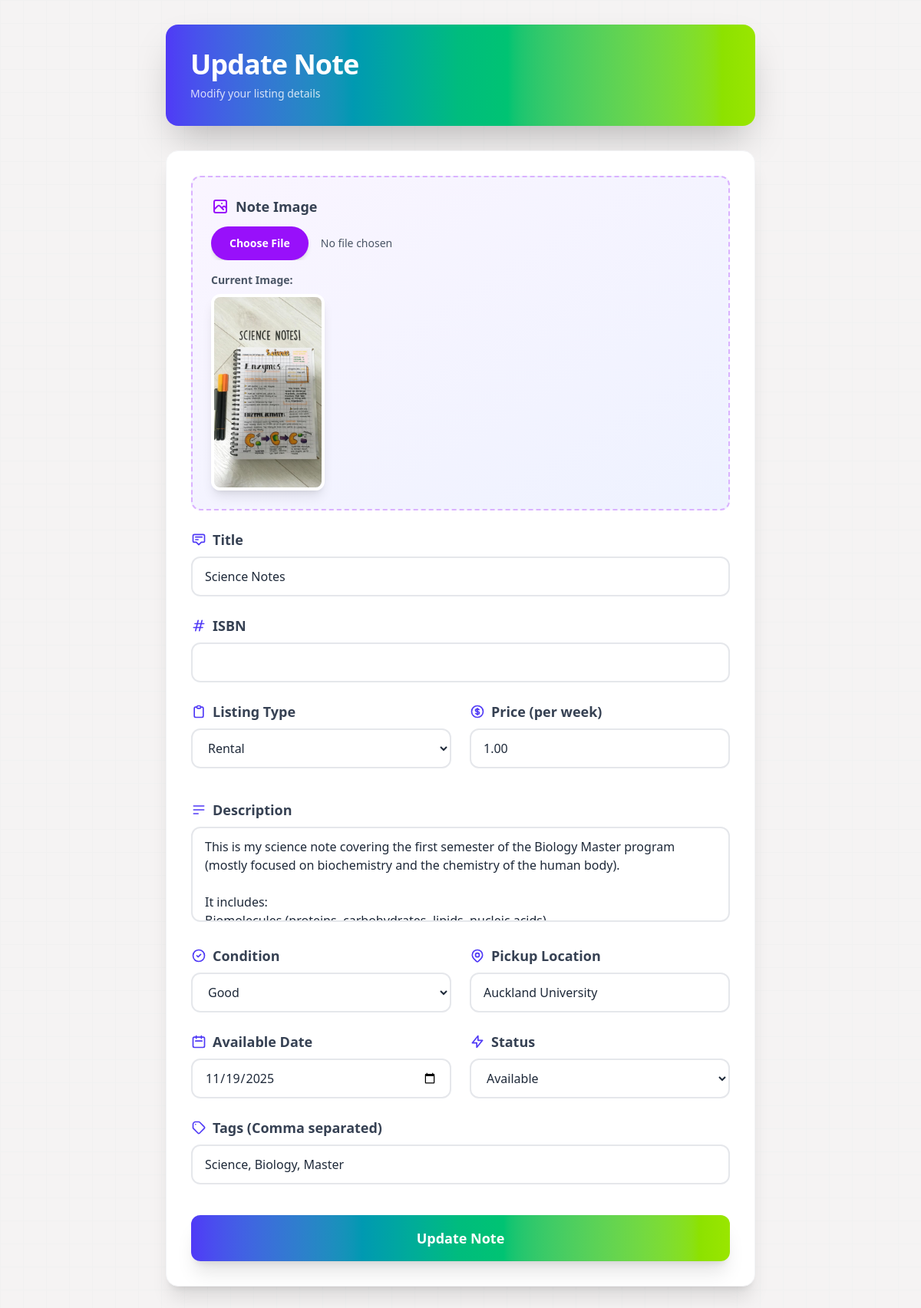
/update_note/9 (signed in), run on an earlier commit of the app's database.
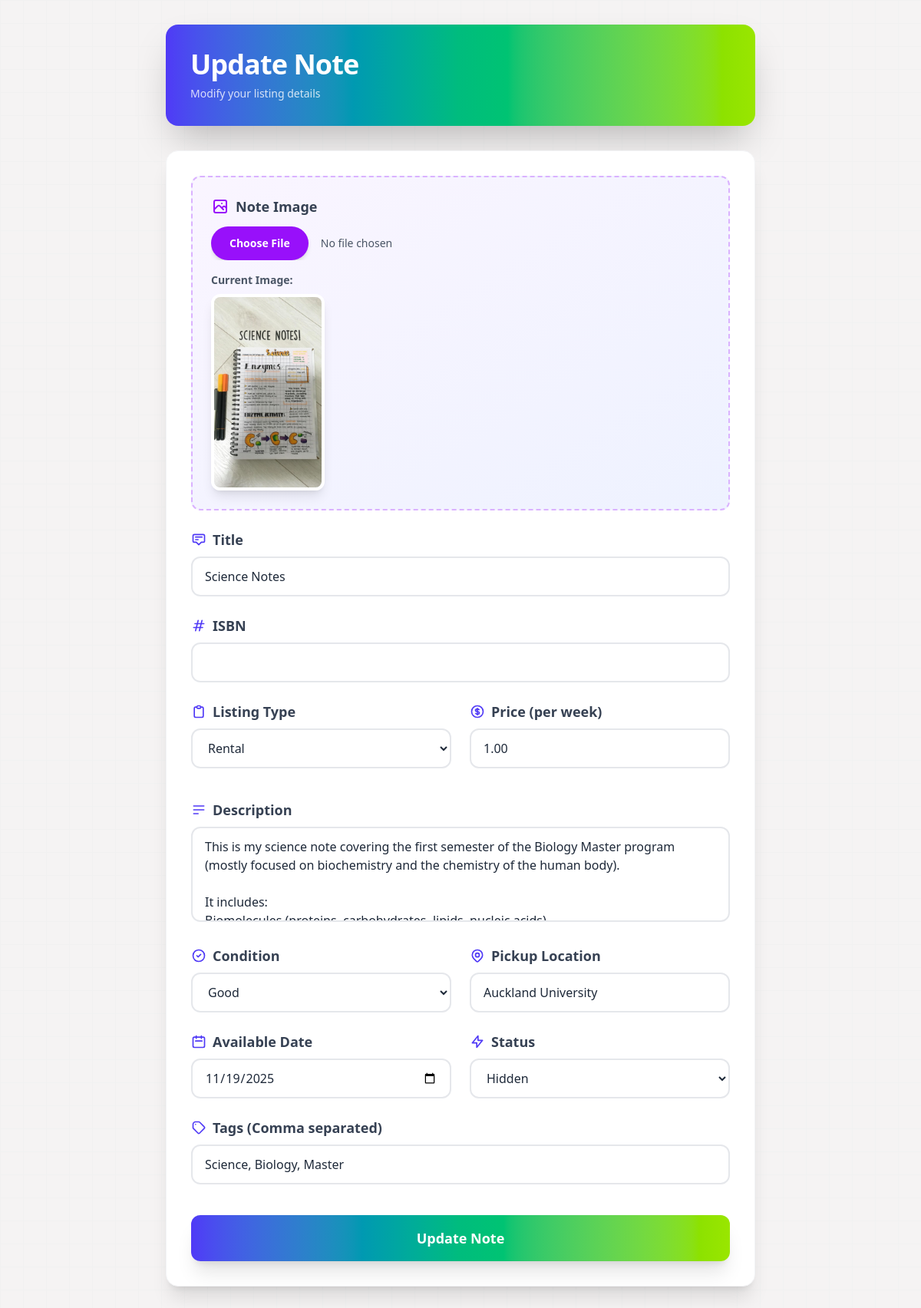
And on a later commit of the database.
### models.py (models this page shows, shortened)
class Note(db.Model):
    note_id = db.Column(db.Integer, primary_key=True)
    image_filename = db.Column(db.String(255), nullable=True)
    title = db.Column(db.String(200), nullable=False)
    isbn = db.Column(db.String(17), nullable=True)
    price = db.Column(db.Numeric(10, 2), nullable=False)
    price_sale = db.Column(db.Numeric(10, 2), nullable=False)
    description = db.Column(db.Text, nullable=True)
    condition = db.Column(
        db.Enum('MINIMUM', 'GOOD', 'BRAND NEW', name='condition_enum'),
        nullable=False
    )
    pickup_location = db.Column(db.String(200), nullable=False)
    available_date = db.Column(db.DateTime, nullable=False)
    status = db.Column(
        db.Enum('AVAILABLE', 'LENT', 'SOLD', 'RESERVED', 'HIDDEN', 'NEED ACTION','DELETED', name='status_enum'),
        default='AVAILABLE',
        nullable=False
    )
    listing_type = db.Column(
        db.Enum('RENTAL', 'SALE', 'BOTH', name='listing_type_enum'),
        nullable=False
    )
    listing_date = db.Column(db.DateTime, default=db.func.now(), nullable=False)
    incoming_return_date = db.Column(db.DateTime, nullable=True)
    avg_rating = db.Column(db.Numeric(3, 2), default=0.00)
    rating_count = db.Column(db.Integer, default=0)
    owner_id = db.Column(db.Integer, db.ForeignKey('user.user_id'), nullable=False)
    buyer_id = db.Column(db.Integer, db.ForeignKey('user.user_id'), nullable=True)
    current_history_id = db.Column(db.Integer, db.ForeignKey('history.history_id'), nullable=True)
    owner = db.relationship('User', foreign_keys=[owner_id], backref='notes_owned')
    buyer = db.relationship('User', foreign_keys=[buyer_id], backref='notes_bought')
    current_history = db.relationship('History', foreign_keys=[current_history_id], post_update=True)
    tags = db.Column(db.String(200), nullable=True)
    embedding = db.Column(db.PickleType, nullable=True)

### routes/notes_bp.py (the view, shortened to what this page needs)
@notes_bp.route('/update_note/<int:note_id>', methods=['GET', 'POST'])
def update_note(note_id):
    note = Note.query.get_or_404(note_id)
    error = None
    if note.owner_id != session['user_id']:
        return 'Error : You do not have access to edit that book :('
    return render_template('preview.html', error=error, action='notes.update_note', note=note)

### templates/preview.html (shortened to what the changed rows need)
<!DOCTYPE html>
<html lang="en">
<head>
    <script src="https://cdn.jsdelivr.net/npm/@tailwindcss/browser@4"></script>
    <link rel="stylesheet" href="https://cdn.jsdelivr.net/npm/flatpickr/dist/flatpickr.min.css">
</head>
<body class="bg-gradient-to-br from-purple-50 via-white to-indigo-50 min-h-screen py-8 px-4">
    <div class="max-w-3xl mx-auto">
        <div class="bg-gradient-to-r from-indigo-600 via-emerald-500 to-lime-400 rounded-2xl shadow-2xl p-8 mb-8">
            <h2 class="text-4xl font-black text-white tracking-tight mb-2">
                {{ 'Update Note' if action == 'notes.update_note' else 'Add Note'}}
            </h2>
        </div>
        <div class="bg-white rounded-2xl shadow-xl p-8 border border-gray-100">
            <form method="POST" action="{{ url_for(action, note_id=note.note_id if note else None)}}" enctype="multipart/form-data" class="space-y-6">
                <div class="bg-gradient-to-br from-purple-50 to-indigo-50 rounded-xl p-6 border-2 border-dashed border-purple-300">
                    {% if note and note.image_filename %}
                        <div class="mt-4">
                            <p class="text-sm text-gray-600 font-semibold mb-2">Current Image:</p>
                            <img src="{{url_for('static', filename='uploads/' + note.image_filename)}}" alt="Current Image" class="rounded-xl shadow-lg max-h-64 object-cover border-4 border-white">
                        </div>
                    {% endif %}
                </div>
                <div>
                    <label for="title" class="flex items-center gap-2 text-gray-700 font-bold text-lg mb-2">
                        <svg class="w-5 h-5 text-indigo-600" fill="none" stroke="currentColor" viewBox="0 0 24 24">
                            <path stroke-linecap="round" stroke-linejoin="round" stroke-width="2" d="M7 8h10M7 12h4m1 8l-4-4H5a2 2 0 01-2-2V6a2 2 0 012-2h14a2 2 0 012 2v8a2 2 0 01-2 2h-3l-4 4z"/>
                        </svg>
                        Title
                    </label>
                    <input type="text" id="title" name="title" required value="{{ note.title if note else '' }}"
                           class="w-full px-4 py-3 rounded-xl border-2 border-gray-200 focus:border-purple-500 focus:ring-4 focus:ring-purple-100 transition-all duration-300 font-medium text-gray-800">
                </div>
                <div class="grid grid-cols-2 gap-6">
                    <div>
                        <label for="listing_type" class="flex items-center gap-2 text-gray-700 font-bold text-lg mb-2">
                            <svg class="w-5 h-5 text-indigo-600" fill="none" stroke="currentColor" viewBox="0 0 24 24">
                                <path stroke-linecap="round" stroke-linejoin="round" stroke-width="2" d="M9 5H7a2 2 0 00-2 2v12a2 2 0 002 2h10a2 2 0 002-2V7a2 2 0 00-2-2h-2M9 5a2 2 0 002 2h2a2 2 0 002-2M9 5a2 2 0 012-2h2a2 2 0 012 2"/>
                            </svg>
                            Listing Type
                        </label>
                        <select name="listing_type" id="listing_type" required
                                class="w-full px-4 py-3 rounded-xl border-2 border-gray-200 focus:border-purple-500 focus:ring-4 focus:ring-purple-100 transition-all duration-300 font-medium text-gray-800 cursor-pointer">
                            <option value="RENTAL" {% if note and note.listing_type=='RENTAL' %}selected{% endif %}>Rental</option>
                        </select>
                    </div>
                    <div class="space-y-4">
                        <div id="price_container">
                        <label for="price" class="flex items-center gap-2 text-gray-700 font-bold text-lg mb-2">
                            Price (per week)
                        </label>
                        <input type="number" step="0.01" id="price" name="price" value="{{ note.price if note else '' }}"
                               class="w-full px-4 py-3 rounded-xl border-2 border-gray-200 focus:border-purple-500 focus:ring-4 focus:ring-purple-100 transition-all duration-300 font-medium text-gray-800">
                        </div>
                    </div>
                </div>
                <div>
                    <label for="description" class="flex items-center gap-2 text-gray-700 font-bold text-lg mb-2">
                        <svg class="w-5 h-5 text-indigo-600" fill="none" stroke="currentColor" viewBox="0 0 24 24">
                            <path stroke-linecap="round" stroke-linejoin="round" stroke-width="2" d="M4 6h16M4 12h16M4 18h7"/>
                        </svg>
                        Description
                    </label>
                    <textarea id="description" name="description" rows="4"
                              class="w-full px-4 py-3 rounded-xl border-2 border-gray-200 focus:border-purple-500 focus:ring-4 focus:ring-purple-100 transition-all duration-300 font-medium text-gray-800 resize-none">{{ note.description if note else '' }}</textarea>
                </div>
                <div class="grid md:grid-cols-2 gap-6">
                    <div>
                        <label for="condition" class="flex items-center gap-2 text-gray-700 font-bold text-lg mb-2">
                            <svg class="w-5 h-5 text-indigo-600" fill="none" stroke="currentColor" viewBox="0 0 24 24">
                                <path stroke-linecap="round" stroke-linejoin="round" stroke-width="2" d="M9 12l2 2 4-4m6 2a9 9 0 11-18 0 9 9 0 0118 0z"/>
                            </svg>
                            Condition
                        </label>
                        <select name="condition" id="condition" required
                                class="w-full px-4 py-3 rounded-xl border-2 border-gray-200 focus:border-purple-500 focus:ring-4 focus:ring-purple-100 transition-all duration-300 font-medium text-gray-800 cursor-pointer">
                            <option value="GOOD" {% if note and note.condition =='GOOD' %}selected{%endif%}>Good</option>
                        </select>
                    </div>
                    <div>
                        <label for="pickup_location" class="flex items-center gap-2 text-gray-700 font-bold text-lg mb-2">
                            Pickup Location
                        </label>
                        <input type="text" id="pickup_location" name="pickup_location" required value="{{ note.pickup_location if note else '' }}"
                               class="w-full px-4 py-3 rounded-xl border-2 border-gray-200 focus:border-purple-500 focus:ring-4 focus:ring-purple-100 transition-all duration-300 font-medium text-gray-800">
                    </div>
                </div>
                <div class="grid md:grid-cols-2 gap-6">
                    <div>
                        <label for="available_date" class="flex items-center gap-2 text-gray-700 font-bold text-lg mb-2">
                            <svg class="w-5 h-5 text-indigo-600" fill="none" stroke="currentColor" viewBox="0 0 24 24">
                                <path stroke-linecap="round" stroke-linejoin="round" stroke-width="2" d="M8 7V3m8 4V3m-9 8h10M5 21h14a2 2 0 002-2V7a2 2 0 00-2-2H5a2 2 0 00-2 2v12a2 2 0 002 2z"/>
                            </svg>
                            Available Date
                        </label>
                        <input type="date" id="available_date" name="available_date" required value="{{ note.available_date.strftime('%Y-%m-%d') if note else '' }}"
                               class="w-full px-4 py-3 rounded-xl border-2 border-gray-200 focus:border-purple-500 focus:ring-4 focus:ring-purple-100 transition-all duration-300 font-medium text-gray-800 cursor-pointer">
                    </div>
                    <div>
                        <label for="status" class="flex items-center gap-2 text-gray-700 font-bold text-lg mb-2">
                            <svg class="w-5 h-5 text-indigo-600" fill="none" stroke="currentColor" viewBox="0 0 24 24">
                                <path stroke-linecap="round" stroke-linejoin="round" stroke-width="2" d="M13 10V3L4 14h7v7l9-11h-7z"/>
                            </svg>
                            Status
                        </label>
                        <select name="status" id="status"
                                class="w-full px-4 py-3 rounded-xl border-2 border-gray-200 focus:border-purple-500 focus:ring-4 focus:ring-purple-100 transition-all duration-300 font-medium text-gray-800 cursor-pointer">
                            <option value="AVAILABLE" {% if note and note.status=='AVAILABLE' %}selected{% endif %}>Available</option>
                            <option value="HIDDEN" {% if note and note.status=='HIDDEN' %}selected{% endif %}>Hidden</option>
                        </select>
                    </div>
                </div>
                <div>
                    <label for="tags" class="flex items-center gap-2 text-gray-700 font-bold text-lg mb-2">
                        <svg class="w-5 h-5 text-indigo-600" fill="none" stroke="currentColor" viewBox="0 0 24 24">
                            <path stroke-linecap="round" stroke-linejoin="round" stroke-width="2" d="M7 7h.01M7 3h5c.512 0 1.024.195 1.414.586l7 7a2 2 0 010 2.828l-7 7a2 2 0 01-2.828 0l-7-7A1.994 1.994 0 013 12V7a4 4 0 014-4z"/>
                        </svg>
                        Tags (Comma separated)
                    </label>
                    <input type="text" id="tags" name="tags" value="{{note.tags if note.tags}}"
                           placeholder="e.g. Science, Fiction"
                           class="w-full px-4 py-3 rounded-xl border-2 border-gray-200 focus:border-purple-500 focus:ring-4 focus:ring-purple-100 transition-all duration-300 font-medium text-gray-800">
                </div>
            </form>
        </div>
</body>
</html>

What changed in the data, as far as the page shows it:
changed Note "Science Notes": status "Available" → "Hidden"
